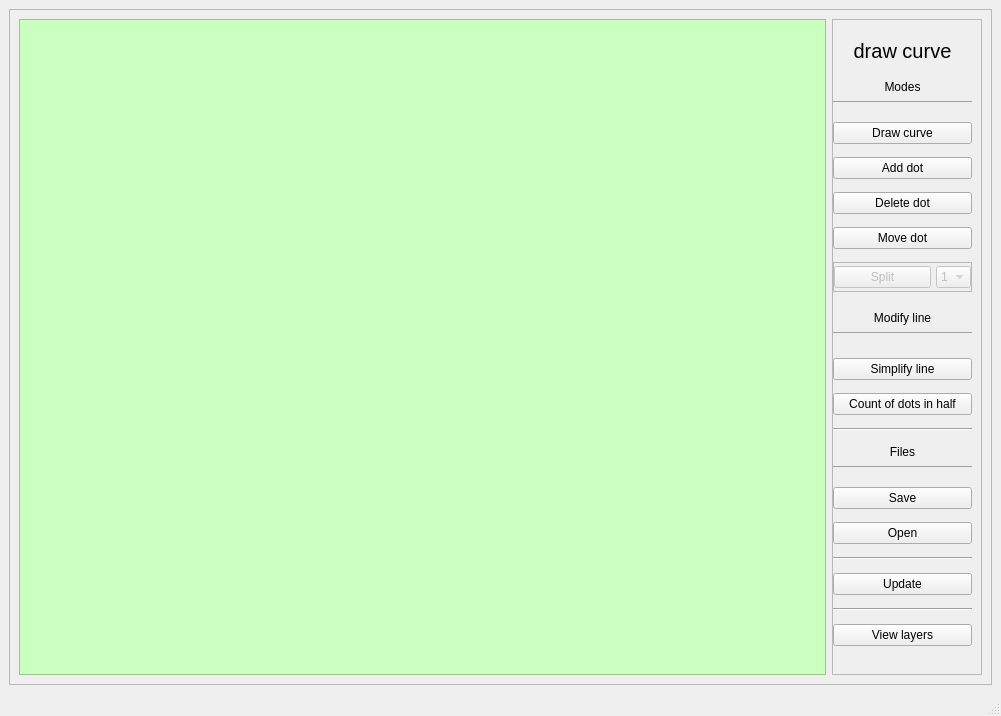
<?xml version="1.0" encoding="UTF-8"?>
<ui version="4.0">
 <class>MainWindow</class>
 <widget class="QMainWindow" name="MainWindow">
  <property name="geometry">
   <rect>
    <x>0</x>
    <y>0</y>
    <width>1001</width>
    <height>716</height>
   </rect>
  </property>
  <property name="windowTitle">
   <string>MainWindow</string>
  </property>
  <widget class="QWidget" name="centralwidget">
   <layout class="QVBoxLayout" name="verticalLayout_2">
    <item>
     <widget class="QFrame" name="main_frame">
      <property name="minimumSize">
       <size>
        <width>100</width>
        <height>0</height>
       </size>
      </property>
      <property name="frameShape">
       <enum>QFrame::StyledPanel</enum>
      </property>
      <property name="frameShadow">
       <enum>QFrame::Raised</enum>
      </property>
      <layout class="QGridLayout" name="gridLayout">
       <item row="0" column="0">
        <widget class="QFrame" name="draw_polygon_frame">
         <property name="minimumSize">
          <size>
           <width>100</width>
           <height>0</height>
          </size>
         </property>
         <property name="styleSheet">
          <string notr="true">background-color:rgb(202, 255, 192)</string>
         </property>
         <property name="frameShape">
          <enum>QFrame::StyledPanel</enum>
         </property>
         <property name="frameShadow">
          <enum>QFrame::Raised</enum>
         </property>
        </widget>
       </item>
       <item row="0" column="1">
        <widget class="QFrame" name="toolbar_frame">
         <property name="minimumSize">
          <size>
           <width>100</width>
           <height>0</height>
          </size>
         </property>
         <property name="maximumSize">
          <size>
           <width>150</width>
           <height>16777215</height>
          </size>
         </property>
         <property name="frameShape">
          <enum>QFrame::StyledPanel</enum>
         </property>
         <property name="frameShadow">
          <enum>QFrame::Raised</enum>
         </property>
         <layout class="QVBoxLayout" name="verticalLayout">
          <property name="sizeConstraint">
           <enum>QLayout::SetDefaultConstraint</enum>
          </property>
          <property name="leftMargin">
           <number>0</number>
          </property>
          <item>
           <widget class="QLabel" name="modeName">
            <property name="maximumSize">
             <size>
              <width>16777215</width>
              <height>30</height>
             </size>
            </property>
            <property name="font">
             <font>
              <family>Arial</family>
              <pointsize>15</pointsize>
             </font>
            </property>
            <property name="text">
             <string>draw curve</string>
            </property>
            <property name="textFormat">
             <enum>Qt::AutoText</enum>
            </property>
            <property name="alignment">
             <set>Qt::AlignCenter</set>
            </property>
           </widget>
          </item>
          <item>
           <widget class="QLabel" name="label_2">
            <property name="maximumSize">
             <size>
              <width>16777215</width>
              <height>30</height>
             </size>
            </property>
            <property name="text">
             <string>&lt;html&gt;&lt;head/&gt;Modes&lt;hr&gt;&lt;/body&gt;&lt;/html&gt;</string>
            </property>
            <property name="alignment">
             <set>Qt::AlignCenter</set>
            </property>
           </widget>
          </item>
          <item>
           <widget class="QPushButton" name="drawCurve">
            <property name="text">
             <string>Draw curve</string>
            </property>
           </widget>
          </item>
          <item>
           <widget class="QPushButton" name="addDot">
            <property name="text">
             <string>Add dot</string>
            </property>
           </widget>
          </item>
          <item>
           <widget class="QPushButton" name="deleteDot">
            <property name="text">
             <string>Delete dot</string>
            </property>
           </widget>
          </item>
          <item>
           <widget class="QPushButton" name="moveDot">
            <property name="text">
             <string>Move dot</string>
            </property>
           </widget>
          </item>
          <item>
           <widget class="QFrame" name="split_frame">
            <property name="enabled">
             <bool>false</bool>
            </property>
            <property name="maximumSize">
             <size>
              <width>16777215</width>
              <height>30</height>
             </size>
            </property>
            <property name="frameShape">
             <enum>QFrame::StyledPanel</enum>
            </property>
            <property name="frameShadow">
             <enum>QFrame::Raised</enum>
            </property>
            <layout class="QHBoxLayout" name="horizontalLayout">
             <property name="spacing">
              <number>5</number>
             </property>
             <property name="leftMargin">
              <number>0</number>
             </property>
             <property name="topMargin">
              <number>0</number>
             </property>
             <property name="rightMargin">
              <number>0</number>
             </property>
             <property name="bottomMargin">
              <number>0</number>
             </property>
             <item>
              <widget class="QPushButton" name="addSplitButton">
               <property name="text">
                <string>Split</string>
               </property>
              </widget>
             </item>
             <item>
              <widget class="QComboBox" name="splitNumberComboBox">
               <property name="maximumSize">
                <size>
                 <width>35</width>
                 <height>16777215</height>
                </size>
               </property>
               <item>
                <property name="text">
                 <string>1</string>
                </property>
               </item>
               <item>
                <property name="text">
                 <string>2</string>
                </property>
               </item>
              </widget>
             </item>
            </layout>
           </widget>
          </item>
          <item>
           <widget class="QLabel" name="label_3">
            <property name="maximumSize">
             <size>
              <width>16777215</width>
              <height>40</height>
             </size>
            </property>
            <property name="text">
             <string>&lt;html&gt;&lt;head/&gt;&lt;body&gt;Modify line&lt;hr&gt;&lt;/body&gt;&lt;/html&gt;</string>
            </property>
            <property name="alignment">
             <set>Qt::AlignCenter</set>
            </property>
           </widget>
          </item>
          <item>
           <widget class="QPushButton" name="simplifyButton">
            <property name="text">
             <string>Simplify line</string>
            </property>
           </widget>
          </item>
          <item>
           <widget class="QPushButton" name="halve">
            <property name="text">
             <string>Count of dots in half</string>
            </property>
           </widget>
          </item>
          <item>
           <widget class="Line" name="line_5">
            <property name="orientation">
             <enum>Qt::Horizontal</enum>
            </property>
           </widget>
          </item>
          <item>
           <widget class="QLabel" name="label">
            <property name="maximumSize">
             <size>
              <width>16777215</width>
              <height>30</height>
             </size>
            </property>
            <property name="text">
             <string>&lt;html&gt;&lt;head/&gt;&lt;body&gt;Files&lt;hr&gt;&lt;/body&gt;&lt;/html&gt;</string>
            </property>
            <property name="alignment">
             <set>Qt::AlignCenter</set>
            </property>
           </widget>
          </item>
          <item>
           <widget class="QPushButton" name="save">
            <property name="text">
             <string>Save</string>
            </property>
           </widget>
          </item>
          <item>
           <widget class="QPushButton" name="open">
            <property name="text">
             <string>Open</string>
            </property>
           </widget>
          </item>
          <item>
           <widget class="Line" name="line_3">
            <property name="orientation">
             <enum>Qt::Horizontal</enum>
            </property>
           </widget>
          </item>
          <item>
           <widget class="QPushButton" name="updateButton">
            <property name="minimumSize">
             <size>
              <width>100</width>
              <height>0</height>
             </size>
            </property>
            <property name="text">
             <string>Update</string>
            </property>
           </widget>
          </item>
          <item>
           <widget class="Line" name="line">
            <property name="orientation">
             <enum>Qt::Horizontal</enum>
            </property>
           </widget>
          </item>
          <item>
           <widget class="QPushButton" name="viewLayersButton">
            <property name="text">
             <string>View layers</string>
            </property>
           </widget>
          </item>
         </layout>
        </widget>
       </item>
      </layout>
     </widget>
    </item>
   </layout>
  </widget>
  <widget class="QMenuBar" name="menubar">
   <property name="geometry">
    <rect>
     <x>0</x>
     <y>0</y>
     <width>1001</width>
     <height>21</height>
    </rect>
   </property>
  </widget>
  <widget class="QStatusBar" name="statusbar"/>
 </widget>
 <resources/>
 <connections/>
</ui>
